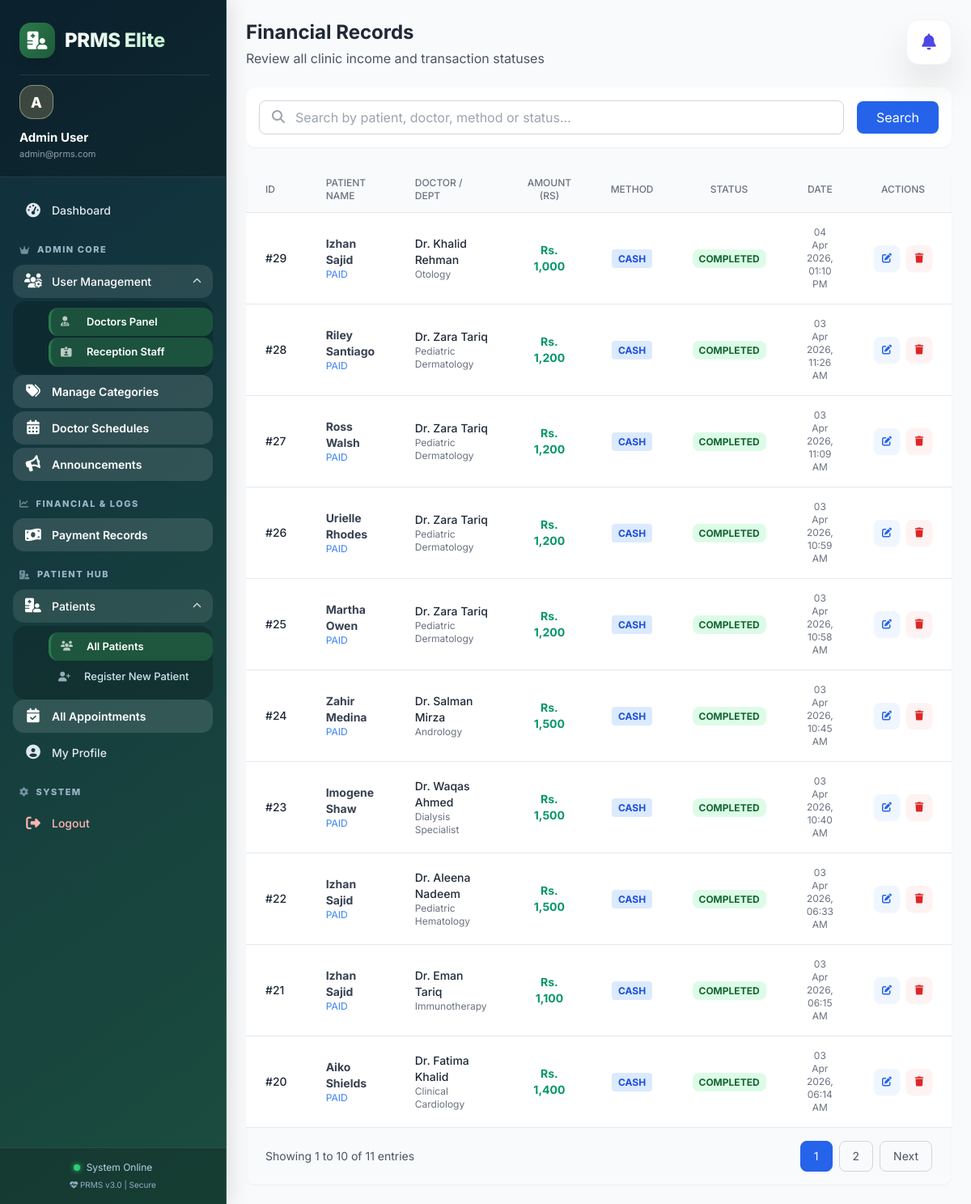
The page /admin/payments/index.php (signed in) on the database its author committed.
### tables this page shows
CREATE TABLE `payments` (
  `id` int(11) NOT NULL,
  `appointment_id` int(11) NOT NULL,
  `patient_id` int(11) NOT NULL,
  `doctor_id` int(11) NOT NULL,
  `amount` decimal(10,2) NOT NULL,
  `payment_method` varchar(50) NOT NULL DEFAULT 'cash',
  `status` varchar(50) NOT NULL DEFAULT 'pending',
  `transaction_id` varchar(100) DEFAULT NULL,
  `payment_date` datetime DEFAULT NULL,
  `notes` text DEFAULT NULL,
  `receptionist_id` int(11) DEFAULT NULL,
  `created_at` timestamp NOT NULL DEFAULT current_timestamp()
);

CREATE TABLE `patients` (
  `id` int(11) NOT NULL,
  `name` varchar(100) DEFAULT NULL,
  `age` int(11) DEFAULT NULL,
  `weight` decimal(5,2) DEFAULT NULL,
  `disease` int(11) DEFAULT NULL,
  `gender` enum('male','female','other') DEFAULT NULL,
  `phone` varchar(20) DEFAULT NULL,
  `address` text DEFAULT NULL,
  `blood_group` varchar(10) DEFAULT NULL,
  `status` enum('active','inactive') DEFAULT 'active',
  `created_at` timestamp NOT NULL DEFAULT current_timestamp()
);

CREATE TABLE `users` (
  `id` int(11) NOT NULL,
  `role_id` int(11) DEFAULT NULL,
  `name` varchar(100) DEFAULT NULL,
  `email` varchar(100) DEFAULT NULL,
  `phone` varchar(20) DEFAULT NULL,
  `password` varchar(100) DEFAULT NULL,
  `status` enum('active','inactive') DEFAULT 'active',
  `created_at` timestamp NOT NULL DEFAULT current_timestamp(),
  `updated_at` timestamp NULL DEFAULT NULL
);

CREATE TABLE `doctors` (
  `id` int(11) NOT NULL,
  `user_id` int(11) DEFAULT NULL,
  `specialization` varchar(100) DEFAULT NULL,
  `category_id` int(11) DEFAULT NULL,
  `status` enum('active','inactive') DEFAULT 'active',
  `consultation_fee` decimal(10,2) DEFAULT 500.00,
  `max_patients` int(11) DEFAULT 20,
  `experience_years` int(11) DEFAULT 0,
  `qualification` varchar(255) DEFAULT NULL,
  `about` text DEFAULT NULL,
  `created_at` timestamp NOT NULL DEFAULT current_timestamp(),
  `updated_at` timestamp NOT NULL DEFAULT current_timestamp() ON UPDATE current_timestamp()
);

### admin/payments/index.php (the view, shortened to what this page needs)
<?php
require_once '../../config/db.php';
$limit = 10;
$page = isset($_GET['page']) ? (int)$_GET['page'] : 1;
$offset = ($page - 1) * $limit;
$search = isset($_GET['search']) ? mysqli_real_escape_string($conn, $_GET['search']) : '';
$where_clause = "";
$total_query = "SELECT COUNT(*) as total FROM payments p
                JOIN patients pt ON p.patient_id = pt.id
                JOIN doctors d ON p.doctor_id = d.id
                JOIN users u ON d.user_id = u.id
                $where_clause";
$total_result = mysqli_query($conn, $total_query);
$total_records = mysqli_fetch_assoc($total_result)['total'];
$total_pages = ceil($total_records / $limit);
$query = "SELECT p.*, pt.name as patient_name, u.name as doctor_name, d.specialization
          FROM payments p
          JOIN patients pt ON p.patient_id = pt.id
          JOIN doctors d ON p.doctor_id = d.id
          JOIN users u ON d.user_id = u.id
          $where_clause
          ORDER BY p.created_at DESC
          LIMIT $limit OFFSET $offset";
$result = mysqli_query($conn, $query);
include '../../includes/header.php';
include '../../includes/sidebar.php';
?>
<div class="flex-1 overflow-y-auto hide-scrollbar bg-gray-50">
    <div class="p-6">
        <div class="flex justify-between items-center mb-6">
            <div>
                <h1 class="text-2xl font-bold text-gray-800">Financial Records</h1>
                <p class="text-gray-600 mt-1">Review all clinic income and transaction statuses</p>
            </div>
        </div>
        <div class="bg-white rounded-xl shadow-sm p-4 mb-6">
            <form method="GET" action="" class="flex items-center gap-4">
                <div class="flex-1 relative">
                    <i class="fas fa-search absolute left-4 top-3 text-gray-400"></i>
                    <input type="text" name="search" value="<?php echo htmlspecialchars($search); ?>"
                        placeholder="Search by patient, doctor, method or status..."
                        class="w-full pl-11 pr-4 py-2 border border-gray-300 rounded-lg focus:outline-none focus:border-blue-500">
                </div>
                <button type="submit" class="bg-blue-600 text-white px-6 py-2 rounded-lg hover:bg-blue-700 transition shadow-sm">
                    Search
                </button>
            </form>
        </div>
        <div class="bg-white rounded-xl shadow-sm overflow-hidden">
            <div class="overflow-x-auto">
                <table class="w-full">
                    <thead class="bg-gray-50 border-b">
                        <tr>
                            <th class="px-6 py-3 text-left text-xs font-medium text-gray-500 uppercase">ID</th>
                            <th class="px-6 py-3 text-left text-xs font-medium text-gray-500 uppercase">Patient Name</th>
                            <th class="px-6 py-3 text-left text-xs font-medium text-gray-500 uppercase">Doctor / Dept</th>
                            <th class="px-6 py-3 text-left text-xs font-medium text-gray-500 uppercase text-center">Amount (Rs)</th>
                            <th class="px-6 py-3 text-left text-xs font-medium text-gray-500 uppercase text-center">Method</th>
                            <th class="px-6 py-3 text-left text-xs font-medium text-gray-500 uppercase text-center">Status</th>
                            <th class="px-6 py-3 text-left text-xs font-medium text-gray-500 uppercase text-center">Date</th>
                            <th class="px-6 py-3 text-left text-xs font-medium text-gray-500 uppercase text-center">Actions</th>
                        </tr>
                    </thead>
                    <tbody class="divide-y divide-gray-200 text-sm">
                        <?php if (mysqli_num_rows($result) > 0): ?>
                            <?php while ($row = mysqli_fetch_assoc($result)): ?>
                                <tr class="hover:bg-gray-50 transition">
                                    <td class="px-6 py-4 font-medium text-gray-800">#<?php echo $row['id']; ?></td>
                                    <td class="px-6 py-4">
                                        <div class="font-bold text-gray-700"><?php echo htmlspecialchars($row['patient_name']); ?></div>
                                        <div class="text-xs text-blue-500">PAID</div>
                                    </td>
                                    <td class="px-6 py-4">
                                        <div class="text-gray-800 font-medium"><?php echo htmlspecialchars($row['doctor_name']); ?></div>
                                        <div class="text-xs text-gray-500"><?php echo htmlspecialchars($row['specialization']); ?></div>
                                    </td>
                                    <td class="px-6 py-4 text-center font-bold text-emerald-600">
                                        Rs. <?php echo number_format($row['amount'], 0); ?>
                                    </td>
                                    <td class="px-6 py-4 text-center">
                                        <span class="px-2 py-1 text-xs rounded bg-blue-100 text-blue-700 font-bold uppercase">
                                            <?php echo $row['payment_method']; ?>
                                        </span>
                                    </td>
                                    <td class="px-6 py-4 text-center">
                                        <span class="px-2 py-1 text-xs rounded-lg font-bold
                                            <?php echo $row['status'] == 'completed' ? 'bg-green-100 text-green-800' : ($row['status'] == 'pending' ? 'bg-yellow-100 text-yellow-800' : 'bg-red-100 text-red-800'); ?>">
                                            <?php echo strtoupper($row['status']); ?>
                                        </span>
                                    </td>
                                    <td class="px-6 py-4 text-center text-xs text-gray-500">
                                        <?php echo date('d M Y, h:i A', strtotime($row['created_at'])); ?>
                                    </td>
                                    <td class="px-6 py-4">
                                        <div class="flex items-center justify-center gap-2">
                                            <a href="edit.php?id=<?php echo $row['id']; ?>"
                                               class="w-8 h-8 flex items-center justify-center rounded-lg bg-blue-50 text-blue-600 hover:bg-blue-600 hover:text-white transition-all shadow-sm"
                                               title="Edit Billing Details">
                                                <i class="fas fa-edit text-xs"></i>
                                            </a>
                                            <a href="javascript:void(0)"
                                               onclick="confirmDelete(<?php echo $row['id']; ?>, '<?php echo number_format($row['amount'], 0); ?>')"
                                               class="w-8 h-8 flex items-center justify-center rounded-lg bg-red-50 text-red-600 hover:bg-red-600 hover:text-white transition-all shadow-sm"
                                               title="Remove Transaction">
                                                <i class="fas fa-trash text-xs"></i>
                                            </a>
                                        </div>
                                    </td>
                                </tr>
                            <?php endwhile; ?>
                        <?php endif; ?>
                    </tbody>
                </table>
            </div>
            <?php if ($total_pages > 1): ?>
                <div class="px-6 py-4 bg-gray-50 border-t flex justify-between items-center">
                    <p class="text-sm text-gray-600">
                        Showing <?php echo $offset + 1; ?> to <?php echo min($offset + $limit, $total_records); ?> of <?php echo $total_records; ?> entries
                    </p>
                    <div class="flex gap-2">
                        <?php for ($i = 1; $i <= $total_pages; $i++): ?>
                            <a href="?page=<?php echo $i; ?>&search=<?php echo urlencode($search); ?>"
                                class="px-4 py-2 border <?php echo $i == $page ? 'bg-blue-600 border-blue-600 text-white' : 'border-gray-300 text-gray-600 hover:bg-white'; ?> rounded-lg text-sm transition">
                                <?php echo $i; ?>
                            </a>
                        <?php endfor; ?>
                        <?php if ($page < $total_pages): ?>
                            <a href="?page=<?php echo $page + 1; ?>&search=<?php echo urlencode($search); ?>"
                                class="px-4 py-2 border border-gray-300 rounded-lg text-sm text-gray-600 hover:bg-white transition">Next</a>
                        <?php endif; ?>
                    </div>
                </div>
            <?php endif; ?>
        </div>
    </div>
</div>

### includes/header.php (style rules this page uses)
* { font-family: 'Inter', sans-serif; }

### includes/sidebar.php (style rules this page uses)
:root { --primary-blue: #3b82f6; --primary-green: #10b981; --primary-gradient: linear-gradient(135deg, #1e3a5f 0%, #2b7a4b 100%); --sidebar-bg: linear-gradient(145deg, #0f2c3d 0%, #1b4d3e 100%); --nav-text: #e2e8f0; --nav-active-bg: rgba(255, 255, 255, 0.12); --nav-active-text: #ffffff; --hover-bg: rgba(255, 255, 255, 0.08); --border-color: rgba(255, 255, 255, 0.1); }
body { margin-left: 280px; }

### rows shown on the page
payments: id "29", patient.name "Izhan Sajid", users.name "Dr. Khalid Rehman", doctor.specialization "Otology", amount "1,000", payment_method "CASH", status "COMPLETED", created_at "04 Apr 2026, 01:10 PM"
payments: id "28", patient.name "Riley Santiago", users.name "Dr. Zara Tariq", doctor.specialization "Pediatric Dermatology", amount "1,200", payment_method "CASH", status "COMPLETED", created_at "03 Apr 2026, 11:26 AM"
payments: id "27", patient.name "Ross Walsh", users.name "Dr. Zara Tariq", doctor.specialization "Pediatric Dermatology", amount "1,200", payment_method "CASH", status "COMPLETED", created_at "03 Apr 2026, 11:09 AM"
payments: id "26", patient.name "Urielle Rhodes", users.name "Dr. Zara Tariq", doctor.specialization "Pediatric Dermatology", amount "1,200", payment_method "CASH", status "COMPLETED", created_at "03 Apr 2026, 10:59 AM"
payments: id "25", patient.name "Martha Owen", users.name "Dr. Zara Tariq", doctor.specialization "Pediatric Dermatology", amount "1,200", payment_method "CASH", status "COMPLETED", created_at "03 Apr 2026, 10:58 AM"
payments: id "24", patient.name "Zahir Medina", users.name "Dr. Salman Mirza", doctor.specialization "Andrology", amount "1,500", payment_method "CASH", status "COMPLETED", created_at "03 Apr 2026, 10:45 AM"
payments: id "23", patient.name "Imogene Shaw", users.name "Dr. Waqas Ahmed", doctor.specialization "Dialysis Specialist", amount "1,500", payment_method "CASH", status "COMPLETED", created_at "03 Apr 2026, 10:40 AM"
payments: id "22", patient.name "Izhan Sajid", users.name "Dr. Aleena Nadeem", doctor.specialization "Pediatric Hematology", amount "1,500", payment_method "CASH", status "COMPLETED", created_at "03 Apr 2026, 06:33 AM"
payments: id "21", patient.name "Izhan Sajid", users.name "Dr. Eman Tariq", doctor.specialization "Immunotherapy", amount "1,100", payment_method "CASH", status "COMPLETED", created_at "03 Apr 2026, 06:15 AM"
payments: id "20", patient.name "Aiko Shields", users.name "Dr. Fatima Khalid", doctor.specialization "Clinical Cardiology", amount "1,400", payment_method "CASH", status "COMPLETED", created_at "03 Apr 2026, 06:14 AM"

### other values the page prints
$user_avatar "A"
$user_name "Admin User"
$user_email "admin@prms.com"
$offset + 1 "1"
min($offset + $limit, $total_records) "10"
$total_records "11"
